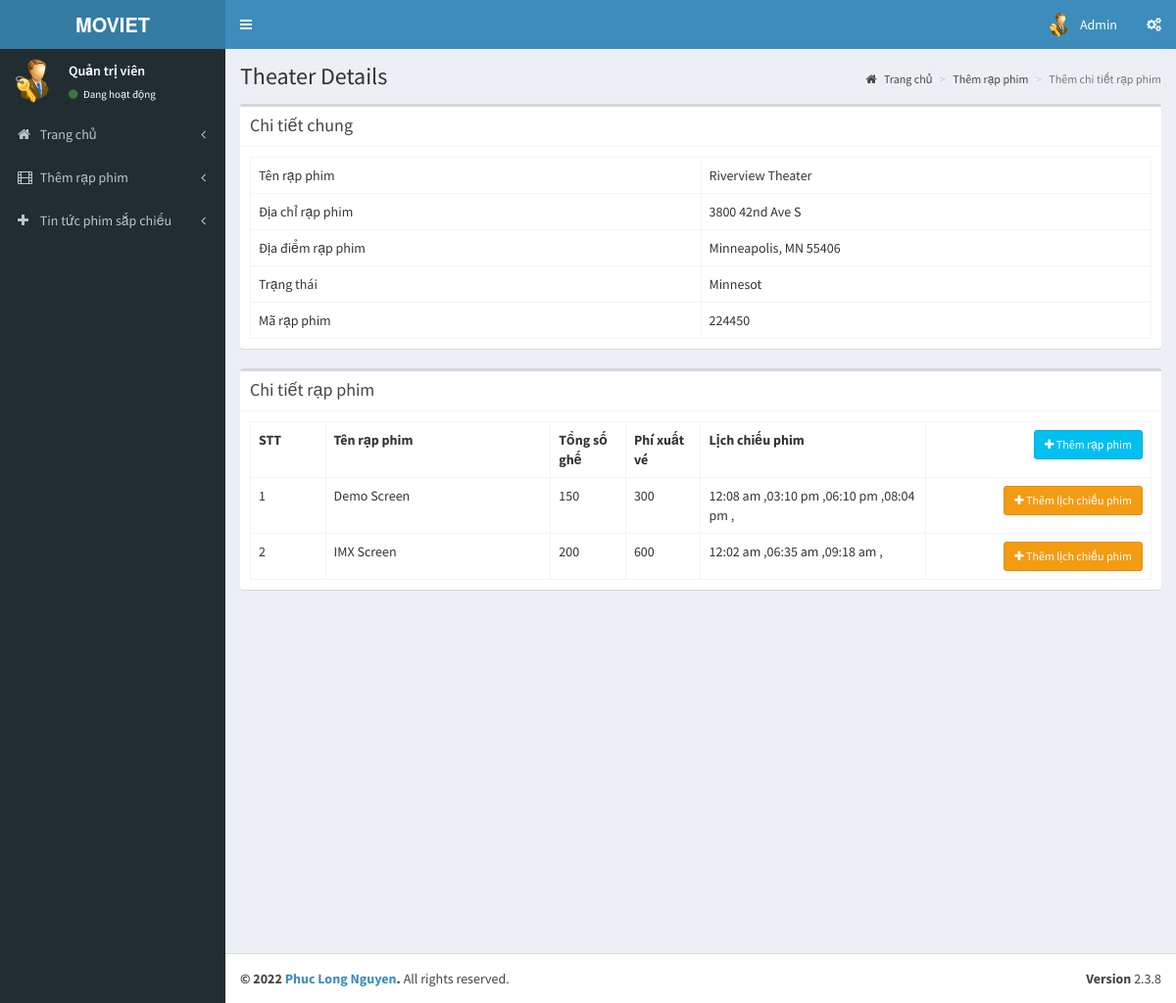
The app's page /admin/pages/add_theatre_2.1.php?id=6 (signed in), older data.
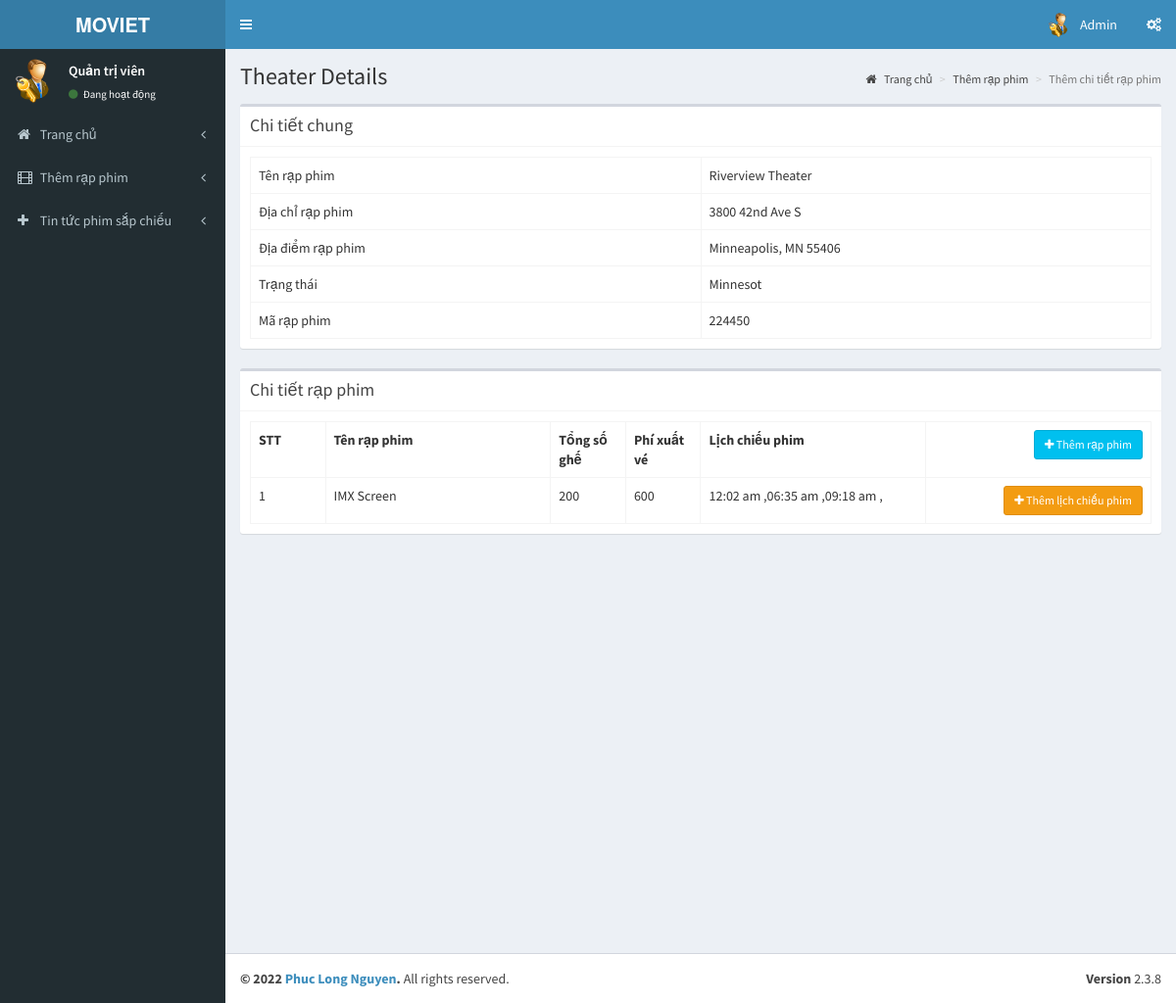
The same page, newer data.
### tables this page shows
CREATE TABLE IF NOT EXISTS `tbl_screens` (
  `screen_id` int(11) NOT NULL AUTO_INCREMENT,
  `t_id` int(11) NOT NULL COMMENT 'theatre id',
  `screen_name` varchar(110) NOT NULL,
  `seats` int(11) NOT NULL COMMENT 'number of seats',
  `charge` int(11) NOT NULL,
  PRIMARY KEY (`screen_id`)
);

CREATE TABLE IF NOT EXISTS `tbl_show_time` (
  `st_id` int(11) NOT NULL AUTO_INCREMENT,
  `screen_id` int(11) NOT NULL,
  `name` varchar(40) NOT NULL COMMENT 'noon,second,etc',
  `start_time` time NOT NULL,
  PRIMARY KEY (`st_id`)
);

### admin/pages/add_theatre_2.1.php (the view, shortened to what this page needs)
<?php
include('header.php');
?>
  <div class="content-wrapper">
    <section class="content-header">
      <h1>
        Theater Details
      </h1>
      <ol class="breadcrumb">
        <li><a href="index.php"><i class="fa fa-home"></i> Trang chủ</a></li>
        <li><a href="add_theater.php">Thêm rạp phim</a></li>
        <li class="active">Thêm chi tiết rạp phim</li>
      </ol>
    </section>
    <section class="content">
      <div class="box">
         <div class="box-header with-border">
              <h3 class="box-title">Chi tiết chung</h3>
            </div>
        <div class="box-body">
          <?php
            $th=mysqli_query($con,"select * from tbl_theatre where id='".$_GET['id']."'");
            $theatre=mysqli_fetch_array($th);
          ?>
            <table class="table table-bordered table-hover">
                <tr>
                    <td class="col-md-6">Tên rạp phim</td>
                    <td  class="col-md-6"><?php echo $theatre['name'];?></td>
                </tr>
                <tr>
                    <td>Địa chỉ rạp phim</td>
                    <td><?php echo $theatre['address'];?></td>
                </tr>
                <tr>
                    <td>Địa điểm rạp phim</td>
                    <td><?php echo $theatre['place'];?></td>
                </tr>
                <tr>
                    <td>Trạng thái</td>
                    <td><?php echo $theatre['state'];?></td>
                </tr>
                <tr>
                    <td>Mã rạp phim</td>
                    <td><?php echo $theatre['pin'];?></td>
                </tr>
            </table>
        </div>
      </div>
         <div class="box">
         <div class="box-header with-border">
              <h3 class="box-title">Chi tiết rạp phim</h3>
            </div>
        <div class="box-body" id="screendtls">
          <?php
            $sr=mysqli_query($con,"select * from tbl_screens where t_id='".$_GET['id']."'");
            if(mysqli_num_rows($sr))
            {
          ?>
            <table class="table table-bordered table-hover">
              <th class="col-md-1">STT</th>
              <th class="col-md-3">Tên rạp phim</th>
              <th class="col-md-1">Tổng số ghế</th>
              <th class="col-md-1">Phí xuất vé</th>
              <th class="col-md-3">Lịch chiếu phim</th>
              <th class="text-right col-md-3"><button data-toggle="modal" data-target="#view-modal" id="getUser" class="btn btn-sm btn-info"><i class="fa fa-plus"></i> Thêm rạp phim</button></th>
                <?php
                $sl=1;
                while($screen=mysqli_fetch_array($sr))
                {
                  ?>
                  <tr>
                    <td><?php echo $sl;?></td>
                    <td><?php echo $screen['screen_name'];?></td>
                    <td><?php echo $screen['seats'];?></td>
                    <td><?php echo $screen['charge'];?></td>
                    <?php
                      $st=mysqli_query($con,"select * from tbl_show_time where screen_id='".$screen['screen_id']."'");
                    ?>
                    <td><?php if(mysqli_num_rows($st)) { while($stm=mysqli_fetch_array($st))
                    { echo date('h:i a',strtotime($stm['start_time']))." ,";}}
                    else
                    {echo "No Show Time Added";}
                    ?></td>
                    <td class="text-right"><button data-toggle="modal" data-id="<?php echo $screen['screen_id'];?>" data-target="#view-modal2" id="getUser2" class="btn btn-sm btn-warning"><i class="fa fa-plus"></i> Thêm lịch chiếu phim</button></td>
                  </tr>
                  <?php
                  $sl++;
                }
                ?>
            </table>
            <?php
            }
            else
            {
              ?>
              <button data-toggle="modal" data-target="#view-modal" id="getUser" class="btn btn-sm btn-info"><i class="fa fa-plus"></i> Thêm rạp phim</button>
              <?php
            }
            ?>
        </div>
      </div>
    </section>
  </div>
  <?php
include('footer.php');
?>

Row changes from the older to the newer data that the page shows:
removed tbl_screens: screen_name "Demo Screen", seats "150", charge "300"
no longer on this page (row unchanged): tbl_show_time: start_time "12:08 am", shown under "Demo Screen"
no longer on this page (row unchanged): tbl_show_time: start_time "03:10 pm", shown under "Demo Screen"
no longer on this page (row unchanged): tbl_show_time: start_time "06:10 pm", shown under "Demo Screen"
no longer on this page (row unchanged): tbl_show_time: start_time "08:04 pm", shown under "Demo Screen"
